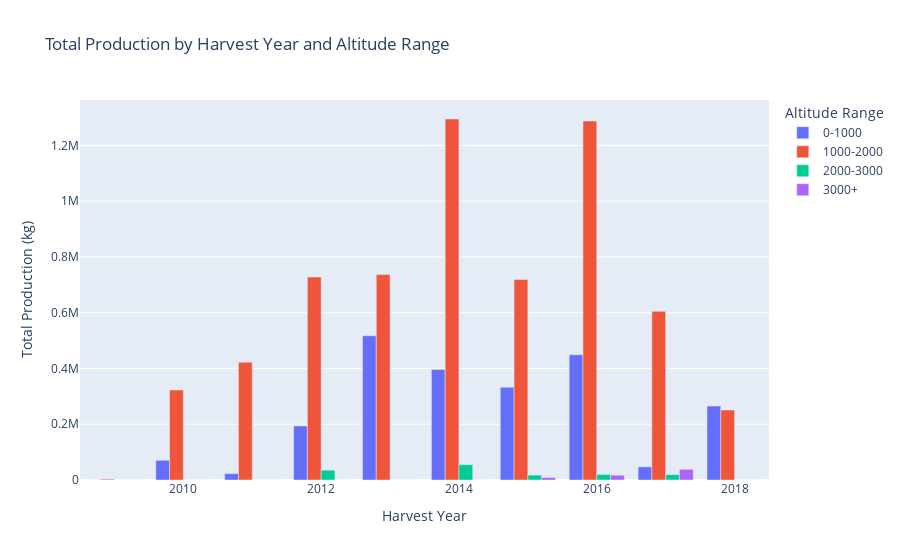

This figure's notebook cell:
### Markdown cell above
## Total Production by Harvest Year and Altitude Range

### Code cell
# Create bins for Altitude(Meters)
altitude_bins = [0, 1000, 2000, 3000, float('inf')]
altitude_labels = ['0-1000', '1000-2000', '2000-3000', '3000+']

# Group data by 'Harvest_Year' and 'Altitude_Bins', summing the 'Total_Production'
grouped_data = df_coffee.groupby([ 'Harvest_Year', pd.cut(df_coffee['Altitude(Meters)'], bins=altitude_bins, 
                                                          labels=altitude_labels, include_lowest=True)])['Total_Production'].sum().reset_index()

# Rename the second column for clarity
grouped_data.rename(columns={'Altitude(Meters)': 'Altitude_Bins'}, inplace=True)

# Create the plot
yearwise_prod = px.bar(
    grouped_data,
    x='Harvest_Year',
    y='Total_Production',
    color='Altitude_Bins',
    title='Total Production by Harvest Year and Altitude Range',
    labels={'Harvest_Year': 'Harvest Year', 'Total_Production': 'Total Production (kg)', 'Altitude_Bins': 'Altitude Range'},
    barmode='group'
)

# Show the plot
yearwise_prod.show()

### Figure 1 — Plotly figure (JSON) as saved in the notebook; plotly's stock layout.template omitted (floating-point values rounded to 4 significant figures)
{"data": [{"alignmentgroup": "True", "hovertemplate": "Altitude Range=0-1000<br>Harvest Year=%{x}<br>Total Production (kg)=%{y}<extra></extra>", "legendgroup": "0-1000", "marker": {"color": "#636efa", "pattern": {"shape": ""}}, "name": "0-1000", "offsetgroup": "0-1000", "orientation": "v", "showlegend": true, "textposition": "auto", "type": "bar", "x": [2009, 2010, 2011, 2012, 2013, 2014, 2015, 2016, 2017, 2018], "xaxis": "x", "y": [2, 70625, 22970.0, 193800.0, 517300.0, 396500.0, 332440, 449361, 47110, 265110], "yaxis": "y"}, {"alignmentgroup": "True", "hovertemplate": "Altitude Range=1000-2000<br>Harvest Year=%{x}<br>Total Production (kg)=%{y}<extra></extra>", "legendgroup": "1000-2000", "marker": {"color": "#EF553B", "pattern": {"shape": ""}}, "name": "1000-2000", "offsetgroup": "1000-2000", "orientation": "v", "showlegend": true, "textposition": "auto", "type": "bar", "x": [2009, 2010, 2011, 2012, 2013, 2014, 2015, 2016, 2017, 2018], "xaxis": "x", "y": [3000, 322500.0, 422500.0, 728000.0, 736800.0, 1295000.0, 719200.0, 1288000.0, 605100.0, 250940], "yaxis": "y"}, {"alignmentgroup": "True", "hovertemplate": "Altitude Range=2000-3000<br>Harvest Year=%{x}<br>Total Production (kg)=%{y}<extra></extra>", "legendgroup": "2000-3000", "marker": {"color": "#00cc96", "pattern": {"shape": ""}}, "name": "2000-3000", "offsetgroup": "2000-3000", "orientation": "v", "showlegend": true, "textposition": "auto", "type": "bar", "x": [2009, 2010, 2011, 2012, 2013, 2014, 2015, 2016, 2017, 2018], "xaxis": "x", "y": [0, 0, 0, 35300, 0, 54990, 17500, 19850, 19250, 0], "yaxis": "y"}, {"alignmentgroup": "True", "hovertemplate": "Altitude Range=3000+<br>Harvest Year=%{x}<br>Total Production (kg)=%{y}<extra></extra>", "legendgroup": "3000+", "marker": {"color": "#ab63fa", "pattern": {"shape": ""}}, "name": "3000+", "offsetgroup": "3000+", "orientation": "v", "showlegend": true, "textposition": "auto", "type": "bar", "x": [2009, 2010, 2011, 2012, 2013, 2014, 2015, 2016, 2017, 2018], "xaxis": "x", "y": [0, 0, 31, 0, 0, 2, 8978, 17250, 38400, 0], "yaxis": "y"}], "layout": {"autosize": true, "barmode": "group", "legend": {"title": {"text": "Altitude Range"}, "tracegroupgap": 0}, "title": {"text": "Total Production by Harvest Year and Altitude Range"}, "xaxis": {"anchor": "y", "autorange": true, "domain": [0, 1], "range": [2008.0, 2018.0], "title": {"text": "Harvest Year"}, "type": "linear"}, "yaxis": {"anchor": "x", "autorange": true, "domain": [0, 1], "range": [0, 1363000.0], "title": {"text": "Total Production (kg)"}, "type": "linear"}}}
